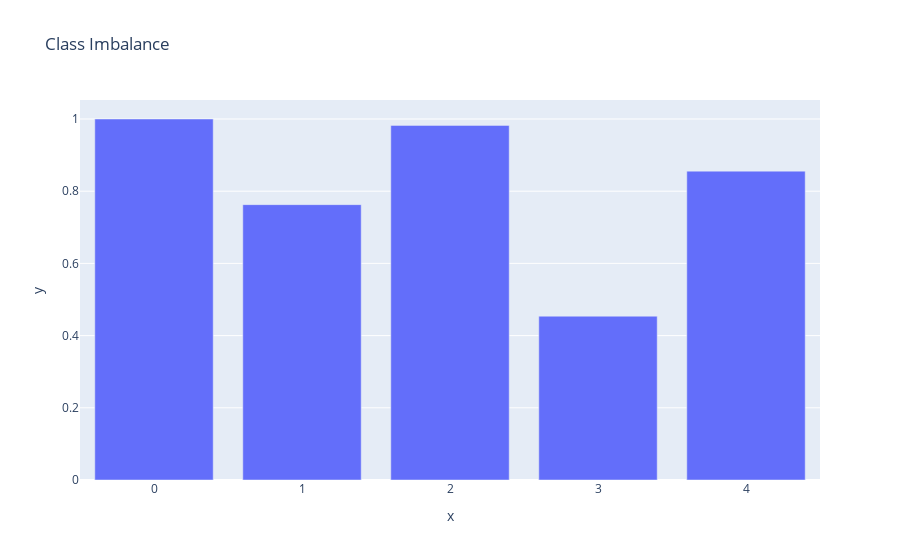

Notebook source saved alongside this figure:
### Code cell
# Checking for class imbalance
px.bar(x=training_data['Topic'].value_counts().index, y=training_data['Topic'].value_counts().values/max(training_data['Topic'].value_counts().values), title='Class Imbalance')

### Figure 1 — Plotly figure (JSON) as saved in the notebook; plotly's stock layout.template omitted (floating-point values rounded to 4 significant figures)
{"data": [{"alignmentgroup": "True", "hovertemplate": "x=%{x}<br>y=%{y}<extra></extra>", "legendgroup": "", "marker": {"color": "#636efa", "pattern": {"shape": ""}}, "name": "", "offsetgroup": "", "orientation": "v", "showlegend": false, "textposition": "auto", "type": "bar", "x": [0, 2, 4, 1, 3], "xaxis": "x", "y": [1, 0.9823, 0.8556, 0.7628, 0.4538], "yaxis": "y"}], "layout": {"autosize": true, "barmode": "relative", "legend": {"tracegroupgap": 0}, "title": {"text": "Class Imbalance"}, "xaxis": {"anchor": "y", "autorange": true, "domain": [0, 1], "range": [-0.5, 4.5], "title": {"text": "x"}, "type": "linear"}, "yaxis": {"anchor": "x", "autorange": true, "domain": [0, 1], "range": [0, 1.053], "title": {"text": "y"}, "type": "linear"}}}
